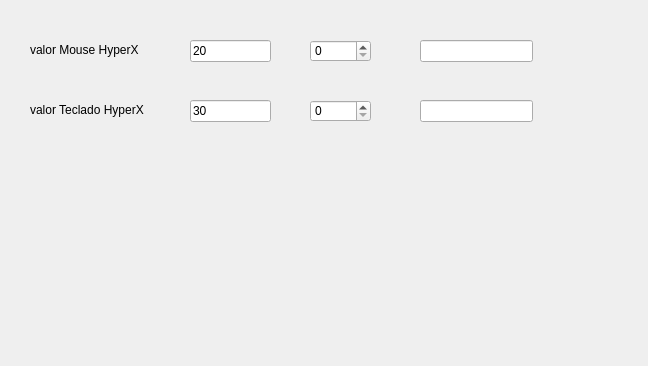
<?xml version="1.0" encoding="UTF-8"?>
<ui version="4.0">
 <class>Dialog</class>
 <widget class="QDialog" name="Dialog">
  <property name="geometry">
   <rect>
    <x>0</x>
    <y>0</y>
    <width>648</width>
    <height>366</height>
   </rect>
  </property>
  <property name="windowTitle">
   <string>Compras</string>
  </property>
  <widget class="QLabel" name="lbl_mouse">
   <property name="geometry">
    <rect>
     <x>30</x>
     <y>40</y>
     <width>141</width>
     <height>20</height>
    </rect>
   </property>
   <property name="text">
    <string>valor Mouse HyperX</string>
   </property>
  </widget>
  <widget class="QLineEdit" name="txt_valor_mouse">
   <property name="geometry">
    <rect>
     <x>190</x>
     <y>40</y>
     <width>81</width>
     <height>22</height>
    </rect>
   </property>
   <property name="text">
    <string>20</string>
   </property>
  </widget>
  <widget class="QSpinBox" name="sbx_cantidad_mouse">
   <property name="geometry">
    <rect>
     <x>310</x>
     <y>40</y>
     <width>61</width>
     <height>22</height>
    </rect>
   </property>
  </widget>
  <widget class="QLineEdit" name="txt_total_mouse">
   <property name="geometry">
    <rect>
     <x>420</x>
     <y>40</y>
     <width>113</width>
     <height>22</height>
    </rect>
   </property>
  </widget>
  <widget class="QLabel" name="lbl_teclado">
   <property name="geometry">
    <rect>
     <x>30</x>
     <y>100</y>
     <width>131</width>
     <height>20</height>
    </rect>
   </property>
   <property name="text">
    <string>valor Teclado HyperX</string>
   </property>
  </widget>
  <widget class="QLineEdit" name="txt_valor_teclado">
   <property name="geometry">
    <rect>
     <x>190</x>
     <y>100</y>
     <width>81</width>
     <height>22</height>
    </rect>
   </property>
   <property name="text">
    <string>30</string>
   </property>
  </widget>
  <widget class="QSpinBox" name="sbx_cantidad_teclado">
   <property name="geometry">
    <rect>
     <x>310</x>
     <y>100</y>
     <width>61</width>
     <height>22</height>
    </rect>
   </property>
  </widget>
  <widget class="QLineEdit" name="txt_total_teclado">
   <property name="geometry">
    <rect>
     <x>420</x>
     <y>100</y>
     <width>113</width>
     <height>22</height>
    </rect>
   </property>
  </widget>
  <widget class="QLabel" name="lbl_total">
   <property name="geometry">
    <rect>
     <x>380</x>
     <y>200</y>
     <width>181</width>
     <height>16</height>
    </rect>
   </property>
   <property name="text">
    <string/>
   </property>
   <property name="alignment">
    <set>Qt::AlignRight|Qt::AlignTrailing|Qt::AlignVCenter</set>
   </property>
  </widget>
 </widget>
 <resources/>
 <connections/>
</ui>
